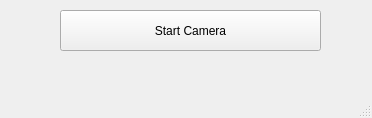
<?xml version="1.0" encoding="UTF-8"?>
<ui version="4.0">
 <class>MainWindow</class>
 <widget class="QMainWindow" name="MainWindow">
  <property name="geometry">
   <rect>
    <x>0</x>
    <y>0</y>
    <width>372</width>
    <height>118</height>
   </rect>
  </property>
  <property name="windowTitle">
   <string>MainWindow</string>
  </property>
  <widget class="QWidget" name="centralwidget">
   <widget class="QPushButton" name="pushButtonStart">
    <property name="geometry">
     <rect>
      <x>60</x>
      <y>10</y>
      <width>261</width>
      <height>41</height>
     </rect>
    </property>
    <property name="text">
     <string>Start Camera</string>
    </property>
   </widget>
  </widget>
  <widget class="QMenuBar" name="menubar">
   <property name="geometry">
    <rect>
     <x>0</x>
     <y>0</y>
     <width>372</width>
     <height>26</height>
    </rect>
   </property>
  </widget>
  <widget class="QStatusBar" name="statusbar"/>
 </widget>
 <resources/>
 <connections/>
</ui>
